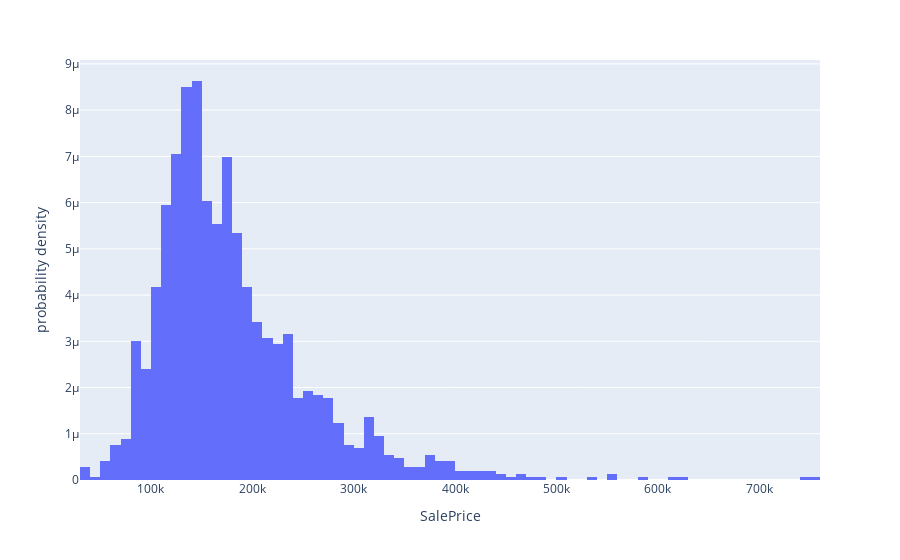

The notebook cell saved with this chart:
### Markdown cell above
* Normal Distribution and Probability plot of SalePrice

### Code cell
from scipy.stats import skew
import plotly.express as px
import plotly.graph_objects as go
import numpy as np
skewness = skew(train['SalePrice'])
kurtosis = train['SalePrice'].kurt()
print(f'Kurtosis of SalePrice = {kurtosis}')
print(f'Skewness of SalePrice = {skewness}')
train['SalePrice'].describe()
fig_1 = px.histogram(train, x="SalePrice",histnorm="probability density")
fig_1.show()
# using statsmodels
from statsmodels.graphics.gofplots import qqplot

qqplot_data = qqplot(train['SalePrice'], line='s').gca().lines

### Figure 1 — Plotly figure (JSON) as saved in the notebook; plotly's stock layout.template omitted (floating-point values rounded to 4 significant figures; data arrays with more than 128 entries replaced by an {"elided": "..."} marker saying what was removed)
{"data": [{"alignmentgroup": "True", "bingroup": "x", "histnorm": "probability density", "hovertemplate": "SalePrice=%{x}<br>probability density=%{y}<extra></extra>", "legendgroup": "", "marker": {"color": "#636efa", "pattern": {"shape": ""}}, "name": "", "offsetgroup": "", "orientation": "v", "showlegend": false, "type": "histogram", "x": {"elided": "1460 int values"}, "xaxis": "x", "yaxis": "y"}], "layout": {"barmode": "relative", "legend": {"tracegroupgap": 0}, "margin": {"t": 60}, "xaxis": {"anchor": "y", "domain": [0, 1], "title": {"text": "SalePrice"}}, "yaxis": {"anchor": "x", "domain": [0, 1], "title": {"text": "probability density"}}}}
